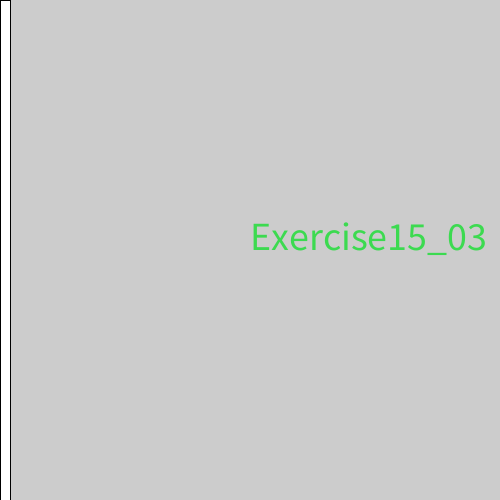
Frame 1 (no input)
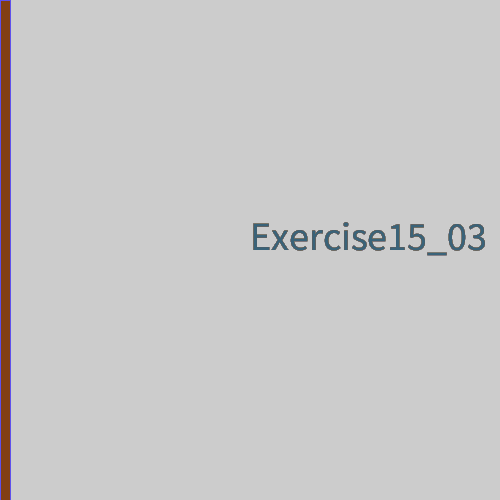
Frame 60 (the mouse pressed at the canvas centre just before this capture)
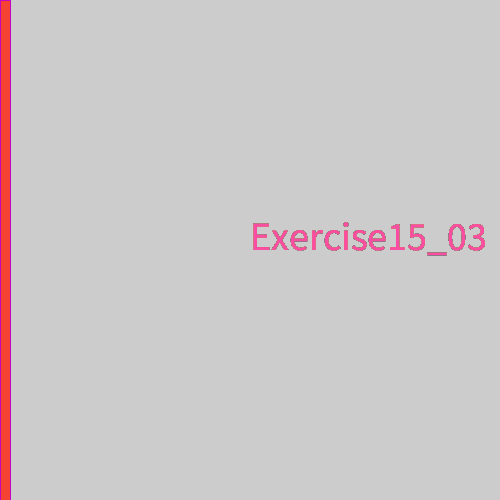
Frame 120 (the mouse held since frame 60 and released just before this capture)

The Processing sketch that drew these frames (run headless with seeded random() and noise(); from frame 60 on, the mouse is pressed at the canvas centre):

// Processing sketch: Example15_03
// ── Example15_03.pde
int M;
int X;

void setup() {
  M=1;
  X=0;
  size (500,500);
}

void draw() {
  rect(X,0,10,height);
  if (keyPressed) {
    X+=1;
  }else{
    stroke(random(255),random(255),random(255));
  }

  textSize(40);
  fill(random(255),random(255),random(255));
  text("Exercise15_03",width/2,height/2);

}
